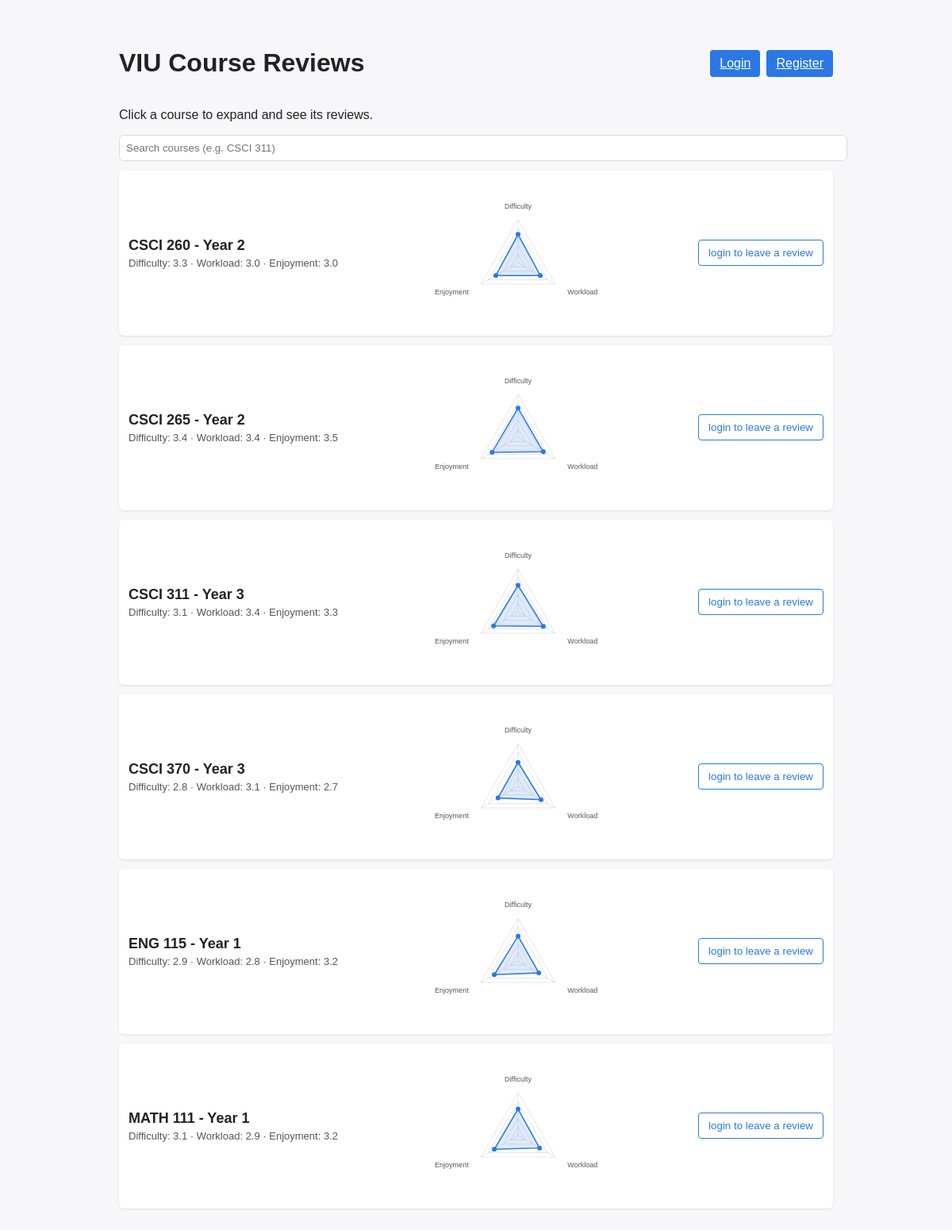
The page / on the database its author committed.
### app.py (models this page shows)
class CourseModel(db.Model):
    id = db.Column(db.Integer, primary_key=True)  # course number e.g. 311
    program = db.Column(db.String(32), nullable=False)  # e.g. CSCI
    courseYear = db.Column(db.Integer, nullable=False)
    reviews = db.relationship('ReviewModel', backref='course', cascade='all, delete-orphan', lazy=True)
    def average_ratings(self):
        if not self.reviews:
            return {'difficulty': None, 'workLoad': None, 'enjoyment': None}
        count = len(self.reviews)
        avg_d = sum(r.difficulty for r in self.reviews) / count
        avg_w = sum(r.workLoad for r in self.reviews) / count
        avg_e = sum(r.enjoyment for r in self.reviews) / count
        return {
            'difficulty': round(avg_d, 1),
            'workLoad': round(avg_w, 1),
            'enjoyment': round(avg_e, 1)
        }

### app.py (the view)
@app.route('/')
def home():
    courses = get_courses()
    return render_template('home.html', courses=courses)

### app.py (called while the page is built)
def get_courses():
    courses = {}
    for c in CourseModel.query.order_by(CourseModel.program, CourseModel.id).all():
        courses[c.id] = c
    return courses

### templates/home.html (shortened to what this page needs)
<!DOCTYPE html>
<html>
<head>
</head>
<body>
    <div class="container">
        <div class="header">
            <h1>VIU Course Reviews</h1>
            <div style="display: flex; gap: 8px; align-items: center;">
                {% if current_user.is_authenticated %}
                    {% for role in current_user.roles %}
                        {% if role.name == 'Admin' %}
                    <form action="{{ url_for('genReviews') }}" method="POST">
                        <button class="btn" type="submit">Generate Reviews</button>
                    </form>
                    <form action="{{ url_for('delReviews') }}" method="POST">
                        <button class="btn" type="submit">Delete Reviews</button>
                    </form>
                        {% endif %}
                    {% endfor %}
                <span style="color: #666; font-size: 14px;">Logged in as: {{ current_user.username }}</span>
                <a class="btn" href="/logout">Logout</a>
                {% else %}
                <a class="btn" href="/login">Login</a>
                <a class="btn" href="/register">Register</a>
                {% endif %}
            </div>
        </div>
        <p>Click a course to expand and see its reviews.</p>
        <div style="margin: 12px 0;">
            <input id="course-search" placeholder="Search courses (e.g. CSCI 311)"
                   style="width: 100%; padding: 8px; border-radius: 6px; border: 1px solid #ddd;" />
        </div>
        {% for num, c in courses.items() %}
        <div class="card" data-search="{{ c.program }} {{ c.id }}">
            <details>
                <summary>
                    <div class="course-row">
                        <div>
                            <div class="course-title">{{ c.program }} {{ c.id }} - Year {{ c.courseYear }}</div>
                            <div style="font-size: 13px; color: #555; margin-top: 4px;">
                                {% set avg = c.average_ratings() %}
                                {% if avg.difficulty is not none %}
                                Difficulty: {{ avg.difficulty }} · Workload: {{ avg.workLoad }} · Enjoyment: {{ avg.enjoyment }}
                                {% else %}
                                No ratings yet
                                {% endif %}
                            </div>
                        </div>
                        {% set avg = c.average_ratings() %}
                            <div class="triangle-chart"
                                data-difficulty="{{ avg.difficulty if avg.difficulty is not none else 0 }}"
                                data-workload="{{ avg.workLoad if avg.workLoad is not none else 0 }}"
                                data-enjoyment="{{ avg.enjoyment if avg.enjoyment is not none else 0 }}">
                            </div>
                        {% if current_user.is_authenticated %}
                        <button class="btn outline" onclick="location.href='/createReview?course={{ c.id }}'; event.stopPropagation();">
                            Add Review
                        </button>
                        {% else %}
                        <button class="btn outline" onclick="location.href='/login'; event.stopPropagation();">
                            login to leave a review
                        </button>
                        {% endif %}
                    </div>
                </summary>
            </details>
        </div>
        {% endfor %}
    </div>
</body>
</html>

### templates/home.html (style rules this page uses)
body { font-family: Arial, sans-serif; background: #f7f7f9; color: #222; }
.container { max-width: 900px; margin: 24px auto; padding: 16px; }
.header { display: flex; justify-content: space-between; align-items: center; }
.card { background: white; border-radius: 6px; box-shadow: 0 1px 3px rgba(0,0,0,0.1); margin: 12px 0; padding: 12px; }
.course-row { display: flex; justify-content: space-between; align-items: center; }
.course-title { font-size: 18px; font-weight: 600; }
.btn { background: #2b78e4; color: white; border: none; padding: 8px 12px; border-radius: 4px; cursor: pointer; }
.btn.outline { background: white; color: #2b78e4; border: 1px solid #2b78e4; }
details summary { cursor: pointer; list-style: none; }

### rows shown on the page
CourseModel: program "CSCI", id "260", courseYear "2", difficulty "3.3", workLoad "3.0", enjoyment "3.0"
CourseModel: program "CSCI", id "265", courseYear "2", difficulty "3.4", workLoad "3.4", enjoyment "3.5"
CourseModel: program "CSCI", id "311", courseYear "3", difficulty "3.1", workLoad "3.4", enjoyment "3.3"
CourseModel: program "CSCI", id "370", courseYear "3", difficulty "2.8", workLoad "3.1", enjoyment "2.7"
CourseModel: program "ENG", id "115", courseYear "1", difficulty "2.9", workLoad "2.8", enjoyment "3.2"
CourseModel: program "MATH", id "111", courseYear "1", difficulty "3.1", workLoad "2.9", enjoyment "3.2"
